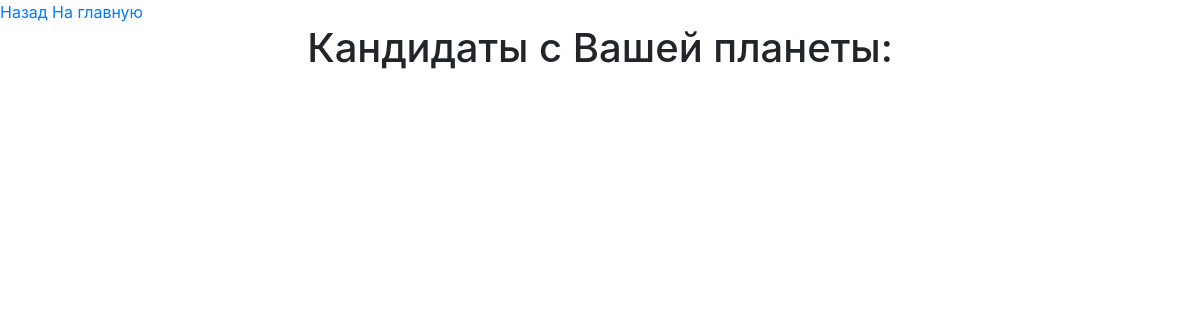
Before: /choose/padawan_candidates/2 with the older database file.
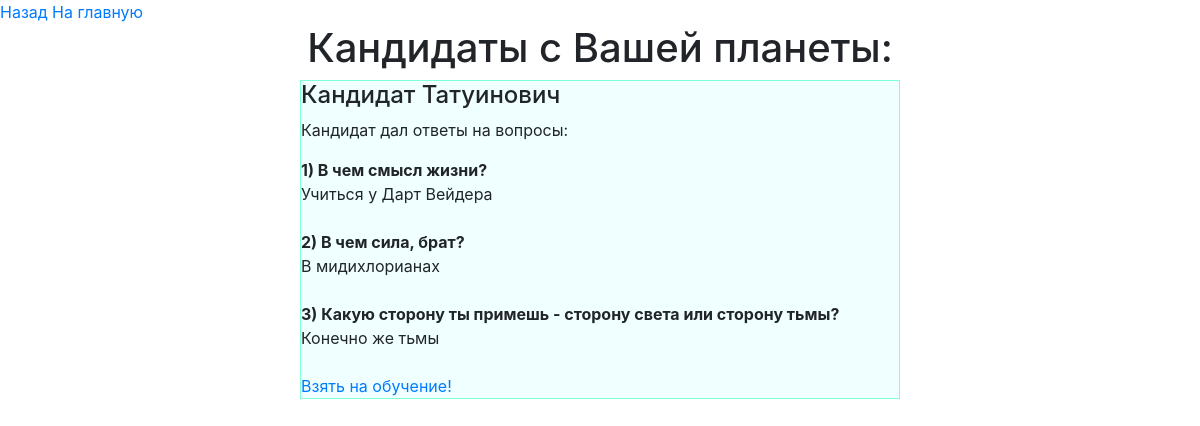
After: the same page with the newer database file.
### mainapp/models.py (models this page shows, shortened)
class PadawanModel(models.Model):
    class Meta:
        verbose_name = _("Кандидат")
        verbose_name_plural = _("Кандидаты")
    name = models.CharField(_('Имя'), max_length=32, blank=False, null=False)
    surname = models.CharField(_('Фамилия'), max_length=128, blank=False, null=False)
    age = models.PositiveIntegerField(_('Возраст'), default=100, blank=False, null=False)
    planet = models.ForeignKey(PlanetModel, verbose_name=_('Планета обитания'),
                               on_delete=models.CASCADE, blank=False, null=False)
    email = models.EmailField(_('E-mail'), max_length=256, blank=False, null=False)
    def __str__(self):
        return f'{self.name} {self.surname}'

class AnswerModel(models.Model):
    question = models.ForeignKey(QuestionModel, verbose_name=_('Вопрос'),
                                 on_delete=models.CASCADE, blank=False, null=False)
    answer = models.TextField(_('Текст ответа'), max_length=1024, blank=False, null=False)
    padawan = models.ForeignKey(PadawanModel, verbose_name=_('Отвечавший падаван'),
                                on_delete=models.CASCADE, blank=False, null=False)

class QuestionModel(models.Model):
    class Meta:
        verbose_name = _("Вопрос")
        verbose_name_plural = _("Вопросы")
    title = models.CharField(_('Кратское название вопроса'), max_length=32)
    question = models.TextField(_('Текст вопроса'), max_length=128)
    task = models.ForeignKey(TaskModel, verbose_name=_('Вопрос задания'), max_length=128, on_delete=models.CASCADE)

### mainapp/views.py (the view)
# urls.py: path('choose/padawan_candidates/<int:jedi_pk>', CandidatesView.as_view(), name='candidates_for_jedi'),
class CandidatesView(ListView):
    template_name = 'candidates_list.html'
    model = PadawanModel
    def get_queryset(self):
        planet = get_object_or_404(JediModel, pk=self.kwargs['jedi_pk']).planet_id
        return PadawanModel.objects.filter(planet_id=planet)
    def get_context_data(self, *, object_list=None, **kwargs):
        context = super().get_context_data(**kwargs)
        context['jedi_pk'] = self.kwargs['jedi_pk']
        return context

### templates/candidates_list.html (shortened to what this page needs)
{% extends "extends/base.html" %}{% load i18n %}{% load static %}
{% block body %}
            <h1 class="text-center">Кандидаты с Вашей планеты:</h1>
{% for candidate in object_list %}
    <div class="candidate_block">
    <h4>{{ candidate }}</h4>
        {% if candidate.answermodel_set.first  %}
            <p>Кандидат дал ответы на вопросы:</p>
            {% for answer in candidate.answermodel_set.all %}
       <strong>{{ forloop.counter }}) {{ answer.question.question }}</strong><br>
        {{ answer.answer }}<br><br>
            {% endfor %}
            <a href="{% url 'main:take_padawan' jedi_pk candidate.pk %}">{% trans 'Взять на обучение!' %}</a>
        {% else %}
        <p>Кандидат зарегистрировался, но не ответил на вопросы...</p>
        {% endif %}
    </div>
    <br>
{% endfor %}
{% endblock %}

Changed rows visible on the page:
added PadawanModel: name+surname "Кандидат Татуинович"
added AnswerModel: question.question "В чем смысл жизни?", answer "Учиться у Дарт Вейдера"
added AnswerModel: question.question "В чем сила, брат?", answer "В мидихлорианах"
added AnswerModel: question.question "Какую сторону ты примешь - сторону света или сторону тьмы?", answer "Конечно же тьмы"
